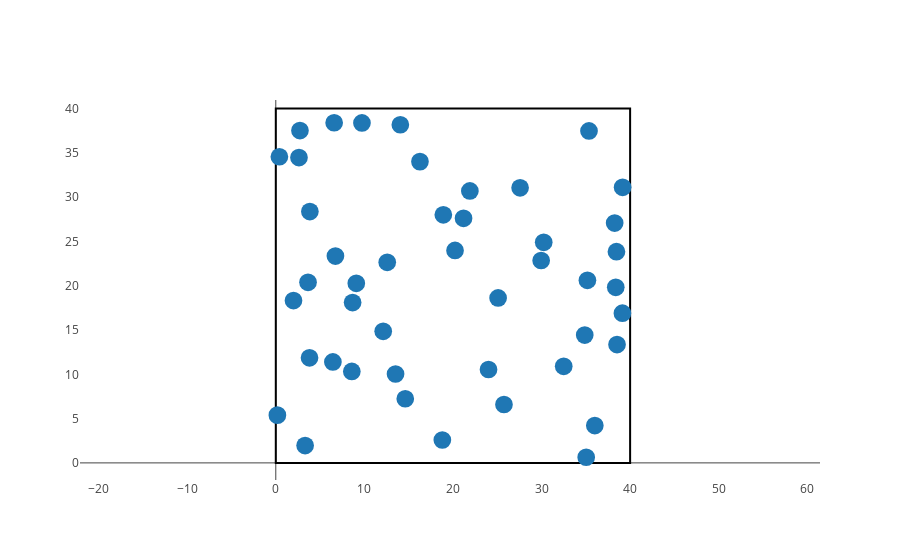

Source (notebook cell):
### Markdown cell above
We first try to implement a direct sampling strategy. We expect that reaching large density will be practically impossible, since the probability of obtaining two overlapping disk in the extracted configuration will be very high (the acceptance will tend to zero).

### Code cell
num_disks = 45
sys_size = 40
radius = 1.

state, acceptance = direct_sampling(num_disks, radius, sys_size)

plot_state(state, radius, sys_size)
print("For a density of disks of {:4f} we get an acceptance ratio of {:f}". \
      format(density(num_disks, radius, sys_size), acceptance))

### Figure 1 — Plotly figure (JSON) as saved in the notebook; plotly's stock layout.template omitted (floating-point values rounded to 4 significant figures)
{"data": [{"mode": "markers", "type": "scatter", "x": [20.23, 3.809, 13.52, 6.445, 6.732, 14.06, 29.96, 32.5, 39.13, 2.728, 38.25, 0.4053, 2.618, 16.27, 18.91, 30.25, 24.01, 38.52, 3.845, 35.04, 38.46, 27.58, 14.62, 34.88, 36.01, 8.671, 35.36, 6.588, 9.727, 3.31, 21.91, 9.088, 25.76, 25.1, 12.13, 1.998, 8.583, 0.1798, 21.19, 18.8, 39.15, 3.639, 38.38, 35.18, 12.58], "y": [23.98, 11.86, 10.04, 11.39, 23.35, 38.17, 22.85, 10.9, 16.9, 37.52, 27.07, 34.56, 34.46, 34.01, 28.0, 24.9, 10.54, 13.36, 28.37, 0.6379, 23.84, 31.05, 7.241, 14.43, 4.216, 18.1, 37.47, 38.4, 38.38, 1.954, 30.71, 20.28, 6.593, 18.62, 14.85, 18.33, 10.33, 5.393, 27.62, 2.586, 31.11, 20.39, 19.82, 20.61, 22.65]}], "layout": {"hovermode": "closest", "shapes": [{"type": "square", "x0": 0, "x1": 40, "xref": "x", "y0": 0, "y1": 40, "yref": "y"}, {"fillcolor": "#1F77B4", "line": {"width": 0}, "type": "circle", "x0": 19.23, "x1": 21.23, "xref": "x", "y0": 22.98, "y1": 24.98, "yref": "y"}, {"fillcolor": "#1F77B4", "line": {"width": 0}, "type": "circle", "x0": 2.809, "x1": 4.809, "xref": "x", "y0": 10.86, "y1": 12.86, "yref": "y"}, {"fillcolor": "#1F77B4", "line": {"width": 0}, "type": "circle", "x0": 12.52, "x1": 14.52, "xref": "x", "y0": 9.035, "y1": 11.04, "yref": "y"}, {"fillcolor": "#1F77B4", "line": {"width": 0}, "type": "circle", "x0": 5.445, "x1": 7.445, "xref": "x", "y0": 10.39, "y1": 12.39, "yref": "y"}, {"fillcolor": "#1F77B4", "line": {"width": 0}, "type": "circle", "x0": 5.732, "x1": 7.732, "xref": "x", "y0": 22.35, "y1": 24.35, "yref": "y"}, {"fillcolor": "#1F77B4", "line": {"width": 0}, "type": "circle", "x0": 13.06, "x1": 15.06, "xref": "x", "y0": 37.17, "y1": 39.17, "yref": "y"}, {"fillcolor": "#1F77B4", "line": {"width": 0}, "type": "circle", "x0": 28.96, "x1": 30.96, "xref": "x", "y0": 21.85, "y1": 23.85, "yref": "y"}, {"fillcolor": "#1F77B4", "line": {"width": 0}, "type": "circle", "x0": 31.5, "x1": 33.5, "xref": "x", "y0": 9.898, "y1": 11.9, "yref": "y"}, {"fillcolor": "#1F77B4", "line": {"width": 0}, "type": "circle", "x0": 38.13, "x1": 40.13, "xref": "x", "y0": 15.9, "y1": 17.9, "yref": "y"}, {"fillcolor": "#1F77B4", "line": {"width": 0}, "type": "circle", "x0": 1.728, "x1": 3.728, "xref": "x", "y0": 36.52, "y1": 38.52, "yref": "y"}, {"fillcolor": "#1F77B4", "line": {"width": 0}, "type": "circle", "x0": 37.25, "x1": 39.25, "xref": "x", "y0": 26.07, "y1": 28.07, "yref": "y"}, {"fillcolor": "#1F77B4", "line": {"width": 0}, "type": "circle", "x0": -0.5947, "x1": 1.405, "xref": "x", "y0": 33.56, "y1": 35.56, "yref": "y"}, {"fillcolor": "#1F77B4", "line": {"width": 0}, "type": "circle", "x0": 1.618, "x1": 3.618, "xref": "x", "y0": 33.46, "y1": 35.46, "yref": "y"}, {"fillcolor": "#1F77B4", "line": {"width": 0}, "type": "circle", "x0": 15.27, "x1": 17.27, "xref": "x", "y0": 33.01, "y1": 35.01, "yref": "y"}, {"fillcolor": "#1F77B4", "line": {"width": 0}, "type": "circle", "x0": 17.91, "x1": 19.91, "xref": "x", "y0": 27.0, "y1": 29.0, "yref": "y"}, {"fillcolor": "#1F77B4", "line": {"width": 0}, "type": "circle", "x0": 29.25, "x1": 31.25, "xref": "x", "y0": 23.9, "y1": 25.9, "yref": "y"}, {"fillcolor": "#1F77B4", "line": {"width": 0}, "type": "circle", "x0": 23.01, "x1": 25.01, "xref": "x", "y0": 9.543, "y1": 11.54, "yref": "y"}, {"fillcolor": "#1F77B4", "line": {"width": 0}, "type": "circle", "x0": 37.52, "x1": 39.52, "xref": "x", "y0": 12.36, "y1": 14.36, "yref": "y"}, {"fillcolor": "#1F77B4", "line": {"width": 0}, "type": "circle", "x0": 2.845, "x1": 4.845, "xref": "x", "y0": 27.37, "y1": 29.37, "yref": "y"}, {"fillcolor": "#1F77B4", "line": {"width": 0}, "type": "circle", "x0": 34.04, "x1": 36.04, "xref": "x", "y0": -0.3621, "y1": 1.638, "yref": "y"}, {"fillcolor": "#1F77B4", "line": {"width": 0}, "type": "circle", "x0": 37.46, "x1": 39.46, "xref": "x", "y0": 22.84, "y1": 24.84, "yref": "y"}, {"fillcolor": "#1F77B4", "line": {"width": 0}, "type": "circle", "x0": 26.58, "x1": 28.58, "xref": "x", "y0": 30.05, "y1": 32.05, "yref": "y"}, {"fillcolor": "#1F77B4", "line": {"width": 0}, "type": "circle", "x0": 13.62, "x1": 15.62, "xref": "x", "y0": 6.241, "y1": 8.241, "yref": "y"}, {"fillcolor": "#1F77B4", "line": {"width": 0}, "type": "circle", "x0": 33.88, "x1": 35.88, "xref": "x", "y0": 13.43, "y1": 15.43, "yref": "y"}, {"fillcolor": "#1F77B4", "line": {"width": 0}, "type": "circle", "x0": 35.01, "x1": 37.01, "xref": "x", "y0": 3.216, "y1": 5.216, "yref": "y"}, {"fillcolor": "#1F77B4", "line": {"width": 0}, "type": "circle", "x0": 7.671, "x1": 9.671, "xref": "x", "y0": 17.1, "y1": 19.1, "yref": "y"}, {"fillcolor": "#1F77B4", "line": {"width": 0}, "type": "circle", "x0": 34.36, "x1": 36.36, "xref": "x", "y0": 36.47, "y1": 38.47, "yref": "y"}, {"fillcolor": "#1F77B4", "line": {"width": 0}, "type": "circle", "x0": 5.588, "x1": 7.588, "xref": "x", "y0": 37.4, "y1": 39.4, "yref": "y"}, {"fillcolor": "#1F77B4", "line": {"width": 0}, "type": "circle", "x0": 8.727, "x1": 10.73, "xref": "x", "y0": 37.38, "y1": 39.38, "yref": "y"}, {"fillcolor": "#1F77B4", "line": {"width": 0}, "type": "circle", "x0": 2.31, "x1": 4.31, "xref": "x", "y0": 0.9541, "y1": 2.954, "yref": "y"}, {"fillcolor": "#1F77B4", "line": {"width": 0}, "type": "circle", "x0": 20.91, "x1": 22.91, "xref": "x", "y0": 29.71, "y1": 31.71, "yref": "y"}, {"fillcolor": "#1F77B4", "line": {"width": 0}, "type": "circle", "x0": 8.088, "x1": 10.09, "xref": "x", "y0": 19.28, "y1": 21.28, "yref": "y"}, {"fillcolor": "#1F77B4", "line": {"width": 0}, "type": "circle", "x0": 24.76, "x1": 26.76, "xref": "x", "y0": 5.593, "y1": 7.593, "yref": "y"}, {"fillcolor": "#1F77B4", "line": {"width": 0}, "type": "circle", "x0": 24.1, "x1": 26.1, "xref": "x", "y0": 17.62, "y1": 19.62, "yref": "y"}, {"fillcolor": "#1F77B4", "line": {"width": 0}, "type": "circle", "x0": 11.13, "x1": 13.13, "xref": "x", "y0": 13.85, "y1": 15.85, "yref": "y"}, {"fillcolor": "#1F77B4", "line": {"width": 0}, "type": "circle", "x0": 0.9978, "x1": 2.998, "xref": "x", "y0": 17.33, "y1": 19.33, "yref": "y"}, {"fillcolor": "#1F77B4", "line": {"width": 0}, "type": "circle", "x0": 7.583, "x1": 9.583, "xref": "x", "y0": 9.328, "y1": 11.33, "yref": "y"}, {"fillcolor": "#1F77B4", "line": {"width": 0}, "type": "circle", "x0": -0.8202, "x1": 1.18, "xref": "x", "y0": 4.393, "y1": 6.393, "yref": "y"}, {"fillcolor": "#1F77B4", "line": {"width": 0}, "type": "circle", "x0": 20.19, "x1": 22.19, "xref": "x", "y0": 26.62, "y1": 28.62, "yref": "y"}, {"fillcolor": "#1F77B4", "line": {"width": 0}, "type": "circle", "x0": 17.8, "x1": 19.8, "xref": "x", "y0": 1.586, "y1": 3.586, "yref": "y"}, {"fillcolor": "#1F77B4", "line": {"width": 0}, "type": "circle", "x0": 38.15, "x1": 40.15, "xref": "x", "y0": 30.11, "y1": 32.11, "yref": "y"}, {"fillcolor": "#1F77B4", "line": {"width": 0}, "type": "circle", "x0": 2.639, "x1": 4.639, "xref": "x", "y0": 19.39, "y1": 21.39, "yref": "y"}, {"fillcolor": "#1F77B4", "line": {"width": 0}, "type": "circle", "x0": 37.38, "x1": 39.38, "xref": "x", "y0": 18.82, "y1": 20.82, "yref": "y"}, {"fillcolor": "#1F77B4", "line": {"width": 0}, "type": "circle", "x0": 34.18, "x1": 36.18, "xref": "x", "y0": 19.61, "y1": 21.61, "yref": "y"}, {"fillcolor": "#1F77B4", "line": {"width": 0}, "type": "circle", "x0": 11.58, "x1": 13.58, "xref": "x", "y0": 21.65, "y1": 23.65, "yref": "y"}], "xaxis": {"showgrid": false}, "yaxis": {"scaleanchor": "x", "showgrid": false}}}
